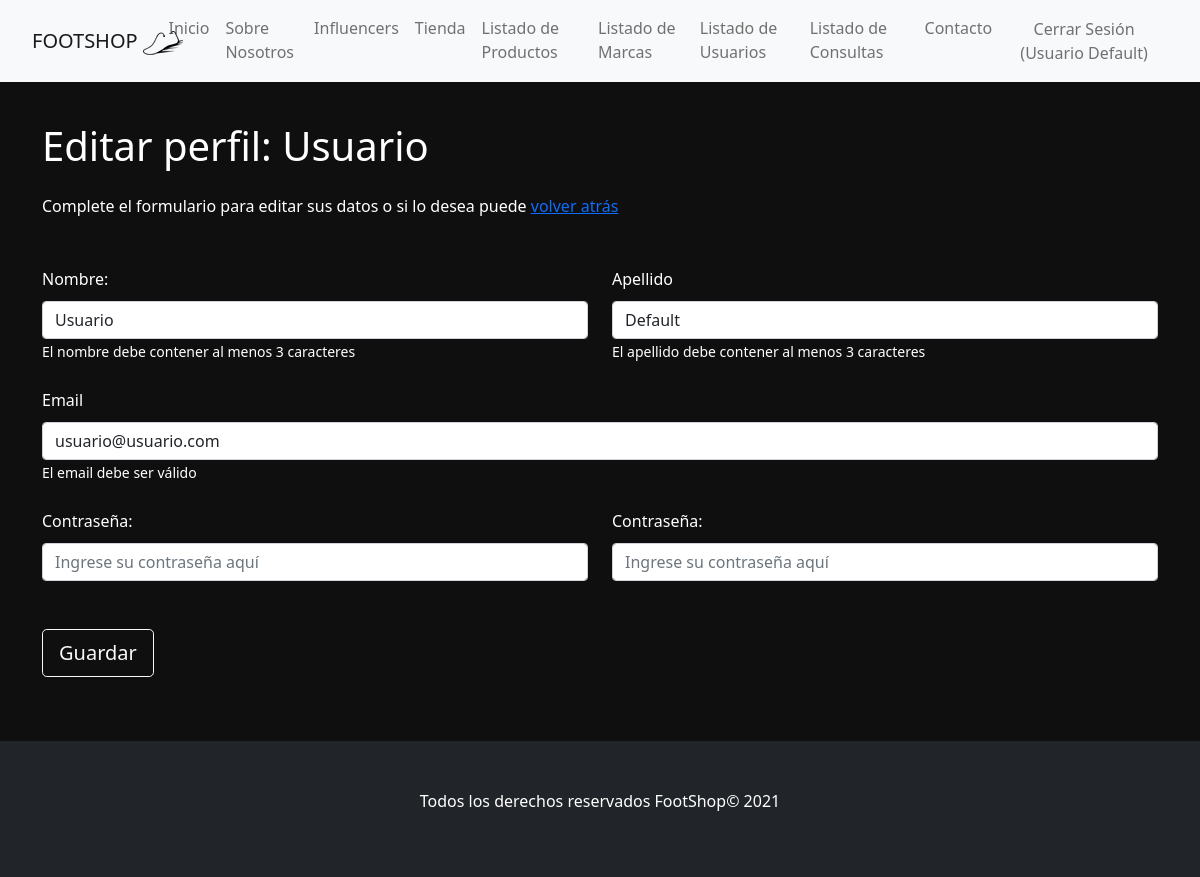
The app's page /usuarios/editar/1 (signed in) with its own data.
### tables this page shows
CREATE TABLE `usuarios` (
  `id_usuario` int(11) NOT NULL,
  `nombre` varchar(255) NOT NULL,
  `apellido` varchar(255) NOT NULL,
  `email` varchar(255) NOT NULL,
  `password` varchar(255) NOT NULL,
  `remember_token` varchar(255) DEFAULT NULL
);

### app/View.php (called while the page is built, shortened)
<?php
class View
{
    public function render($view, $variables = [], $otraVariable = []) {
        extract($variables);
        require_once __DIR__ . "/../views/$view.php";
        $content = ob_get_clean();
        require_once __DIR__ . "/../views/layouts/app.php";
    }
}

### app/Controllers/UsuarioController.php (called while the page is built, shortened)
<?php
class UsuarioController
{
    public static function editarForm()
    {
        $parametros = Router::getRouteParameters();
        $oldData = Session::flash('old_data',[]);
        $errores = Session::flash('message',[]);
        $usuario = new Usuario();
        $usuario = $usuario->getByPk($parametros['id']);
        $view = new View();
        $view->render('usuarios/form-editar', ['usuario' => $usuario, 'errores' => $errores, 'oldData' => $oldData]);
    }
}

### public/index.php (called while the page is built, shortened)
<?php
$basePath = realpath(__DIR__ . "/..");
$router = new App\Router($basePath);
$router->get('/', [InicioController::class, 'index']);
$router->get('/sobre-nosotros', [InicioController::class, 'sobreNosotros']);
$router->get('/404', [InicioController::class, 'error404']);
$router->get('/influencers', [InicioController::class, 'influencers']);
$router->get('/500', [InicioController::class, 'error500']);
$router->get('/contacto', [ContactoController::class, 'index']);
$router->post('/enviar-contacto', [ContactoController::class, 'sendContact']);
$router->get('/registro', [AuthController::class, 'registroForm']);
$router->post('/registro', [AuthController::class, 'registro']);
$router->get('/iniciar-sesion', [AuthController::class, 'loginForm']);
$router->post('/iniciar-sesion', [AuthController::class, 'login']);
$router->post('/cerrar-sesion', [AuthController::class, 'logout']);
$router->get('/productos', [ProductoController::class, 'index']);
$router->get('/productos/nuevo', [ProductoController::class, 'nuevoForm']);
$router->get('/productos/{id}', [ProductoController::class,'ver']);
$router->get('/productos/editar/{id}', [ProductoController::class,'editarForm']);
$router->post('/productos/{id}/eliminar', [ProductoController::class,'eliminar']);
$router->post('/productos/nuevo', [ProductoController::class,'nuevoProducto']);
$router->post('/productos/editar', [ProductoController::class,'editar']);
$router->get('/tienda',[TiendaController::class, 'index']);
$router->get('/tienda/{id}', [TiendaController::class,'detalle']);
$router->get('/marcas', [MarcasController::class, 'index']);
$router->get('/marcas/nuevo', [MarcasController::class, 'nuevoForm']);
$router->get('/marcas/editar/{id}', [MarcasController::class,'editarForm']);
$router->post('/marcas/nuevo', [MarcasController::class,'nuevaMarca']);
$router->post('/marcas/{id}/eliminar', [MarcasController::class,'eliminar']);
$router->post('/marcas/editar', [MarcasController::class,'editar']);
$router->get('/usuarios', [UsuarioController::class, 'index']);
$router->get('/usuarios/editar/{id}', [UsuarioController::class, 'editarForm']);
$router->post('/usuarios/editar', [UsuarioController::class,'editar']);
$router->get('/consultas', [ConsultaController::class, 'index']);
$router->run();

### app/Models/Usuario.php (called while the page is built, shortened)
<?php
class Usuario
{
    protected $nombre;
    protected $apellido;
    protected $email;
    public function getByPk(int $id): ?Usuario
    {
        $db = Connection::getConnection();
        $query = "SELECT * FROM usuarios
                  WHERE id_usuario = :id_usuario";
        $stmt = $db->prepare($query);
        $stmt->execute([':id_usuario' => $id]);
        $stmt->setFetchMode(\PDO::FETCH_CLASS, self::class);
        $usuario = $stmt->fetch();
        return $usuario;
    }
    public function getNombre(): string
    {
        return $this->nombre;
    }
    public function getApellido() : string
    {
        return $this->apellido;
    }
    public function getEmail() :string
    {
        return $this->email;
    }
}

### app/Utilities/Str.php (called while the page is built, shortened)
<?php
class Str
{
    public static function prefixIfMissing(string $string, string $prefix): string
    {
        if(strpos($string, $prefix) !== 0) {
            $string = $prefix . $string;
        }
        return $string;
    }
}

### app/Session/Session.php (called while the page is built, shortened)
<?php
class Session
{
    public static function get(string $key)
    {
        return self::has($key) ? $_SESSION[$key] : null;
    }
    public static function has(string $key)
    {
        return isset($_SESSION[$key]);
    }
    public static function flash(string $key, $default = null)
    {
        if(!self::has($key)){
            return $default;
        }
        $valor = self::get($key);
        return $valor;
    }
}

### app/Auth/Auth.php (called while the page is built, shortened)
<?php
class Auth
{
    protected $usuario;
    public function isAutenticado(): bool
    {
        return Session::has('id_usuario');
    }
    public function getUsuario(): ? Usuario
    {
        if($this->usuario === null){
            $usuario = new Usuario();
            $this->usuario = $usuario->getByPk(Session::get('id_usuario'));
        }
        return $this->usuario;
    }
}

### views/usuarios/form-editar.php (the view, shortened to what this page needs)
<main class="container py-3 h-100">
    <h1 class="mt-4">Editar perfil: <?= $usuario->getNombre() ;?></h1>
    <p class="text-white my-4">Complete el formulario para editar sus datos o si lo desea puede <a href="<?= Router::urlTo('/usuarios') ;?>">volver atrás</a></p>
    <form action="<?= Router::urlTo('usuarios/editar') ;?>" method="post">
        <div class="row">
            <div class="col-md-6">
                <div class="form-group">
                    <label for="nombre">Nombre:</label>
                    <input
                        type="text"
                        id="nombre"
                        name="nombre"
                        class="form-control <?= isset($errores['nombre']) ? 'is-invalid' : '' ;?>"
                        placeholder="Ingrese aquí su nombre"
                        value="<?= $oldData['nombre'] ?? $usuario->getNombre() ;?>"
                    >
                    <small>El nombre debe contener al menos 3 caracteres</small>
                </div>
            </div>
            <div class="col-md-6">
                <div class="form-group">
                    <label for="apellido">Apellido</label>
                    <input
                            type="text"
                            id="apellido"
                            name="apellido"
                            class="form-control <?= isset($errores['apellido']) ? 'is-invalid' : '' ;?>"
                            placeholder="Ingrese aquí su apellido"
                            value="<?= $oldData['apellido'] ?? $usuario->getApellido() ;?>"
                    >
                    <small>El apellido debe contener al menos 3 caracteres</small>
                </div>
            </div>
            <div class="col-12">
                <div class="form-group">
                    <label for="email">Email</label>
                    <input
                            type="email"
                            id="email"
                            name="email"
                            class="form-control <?= isset($errores['email']) ? 'is-invalid' : '' ;?>"
                            placeholder="Ingrese aquí su email"
                            value="<?= $oldData['email'] ?? $usuario->getEmail() ;?>"
                    >
                    <small>El email debe ser válido</small>
                </div>
            </div>
            <div class="col-md-6">
                <div class="form-group">
                    <label for="password">Contraseña:</label>
                    <input
                            type="password"
                            id="password"
                            name="password"
                            class="form-control <?= isset($errores['password']) ? 'is-invalid' : '' ;?>"
                            placeholder="Ingrese su contraseña aquí"
                    >
                </div>
            </div>
            <div class="col-md-6">
                <div class="form-group">
                    <label for="password-confirm">Contraseña:</label>
                    <input
                            type="password"
                            id="password-confirm"
                            name="password-confirm"
                            class="form-control <?= isset($errores['password_confirm']) ? 'is-invalid' : '' ;?>"
                            placeholder="Ingrese su contraseña aquí"
                    >
                </div>
            </div>
            <div class="form-group my-5">
                <button type="submit" class="btn btn-lg btn-outline-light">Guardar</button>
            </div>
    </form>
</main>

### views/layouts/app.php (shortened to what this page needs)
<?php
$auth = new Auth();
?>
<!doctype html>
<html lang="es">
<head>
    <link href="<?= Router::urlTo('css/bootstrap.min.css') ;?>" rel="stylesheet">
    <link rel="stylesheet" href="<?= Router::urlTo('css/estilos.css') ;?>">
</head>
<body>
    <nav id="thenav" class="navbar navbar-expand-lg navbar-light bg-light">
        <div class="container-fluid">
            <a class="navbar-brand" href="<?= Router::urlTo('/') ;?>">FOOTSHOP <img class="img-fluid" src="<?= Router::urlTo('/imgs/') ;?>logo-black-mini.png" alt="Logo Foot SHop"></a>
            <div class="collapse navbar-collapse" id="navbar">
                <ul class="navbar-nav w-100">
                    <li class="nav-item">
                        <a class="nav-link" href="<?= Router::urlTo('/') ;?>">Inicio</a>
                    </li>
                    <li class="nav-item">
                        <a class="nav-link" href="<?= Router::urlTo('/sobre-nosotros') ;?>">Sobre Nosotros</a>
                    </li>
                    <li class="nav-item">
                        <a class="nav-link" href="<?= Router::urlTo('/influencers') ;?>">Influencers</a>
                    </li>
                    <li class="nav-item">
                        <a href="<?= Router::urlTo('tienda') ;?>" class="nav-link">Tienda</a>
                    </li>
                    <?php
                        if($auth->isAutenticado()):
                    ?>
                    <li class="nav-item">
                       <a class="nav-link" href="<?= Router::urlTo('productos') ;?>">Listado de Productos</a>
                    </li>
                    <li class="nav-item">
                        <a class="nav-link" href="<?= Router::urlTo('marcas') ;?>">Listado de Marcas</a>
                    </li>
                    <li class="nav-item">
                        <a class="nav-link" href="<?= Router::urlTo('usuarios') ;?>">Listado de Usuarios</a>
                    </li>
                    <li class="nav-item">
                        <a class="nav-link" href="<?= Router::urlTo('consultas') ;?>">Listado de Consultas</a>
                    </li>
                    <?php
                        endif;
                    ?>
                    <li class="nav-item"><a href="<?= Router::urlTo('contacto') ;?>" class="nav-link">Contacto</a></li>
                    <li class="navbar-nav float-end ms-lg-auto">
                        <ul class="list-unstyled navbar-nav float-end ms-lg-auto">
                            <?php
                            if ($auth->isAutenticado()):
                                ?>
                                <li class="nav-item">
                                    <form action="<?= Router::urlTo('cerrar-sesion') ;?>" method="post">
                                        <button class="btn nav-link" type="submit">Cerrar Sesión (<?= $auth->getUsuario()->getNombre() . " " . $auth->getUsuario()->getApellido() ;?>)</button>
                                    </form>
                                </li>
                            <?php
                            endif;
                            ?>
                        </ul>
                    </li>
                </ul>
            </div>
        </div>
    </nav>
    <?php echo $content; ?>
    <footer class="bg-dark py-5">
        <p class="text-center text-white">Todos los derechos reservados FootShop&copy; 2021</p>
    </footer>
</body>
</html>

### public/css/estilos.css (style rules this page uses)
* { margin: 0; padding: 0; box-sizing: border-box; }
body { background-color: #100f0f; min-height: 100vh; display: flex; flex-direction: column; justify-content: space-between; }
h1,h2,h3,h4,h5,td,th { color: white; }
.form-group { margin-top: 15px; }
small { color: #ffffff; }
label { color: white; margin: 10px 0; }
.container-fluid { padding: 0; }
#thenav { padding: 0.5rem 2rem; }
@media (max-width: 1200px) { footer p { padding: 0 2rem; } }

### records on screen
usuarios: nombre "Usuario", apellido "Default", email "usuario@usuario.com"
